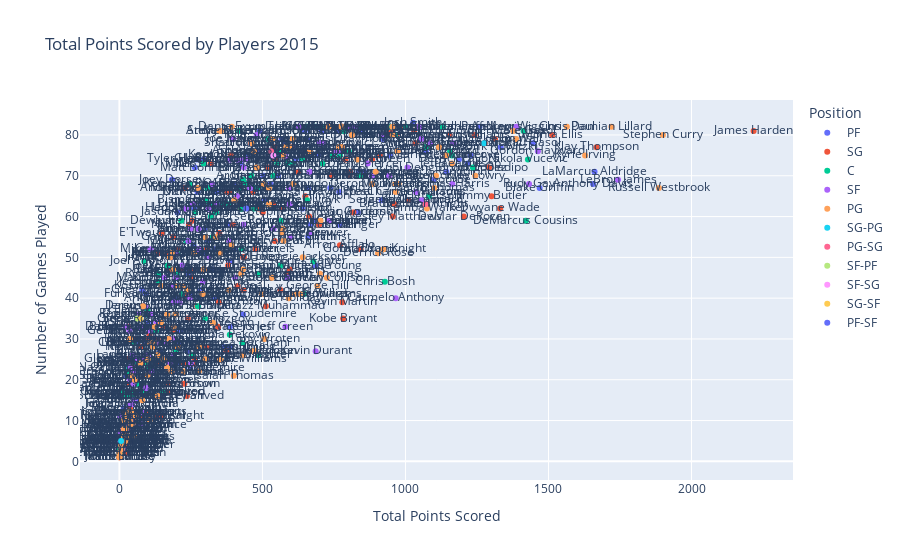

Notebook source saved alongside this figure:
### Code cell
# Try adding Player Names to plot
fig4 = px.scatter(_2015seasons_df, x="PTS", y="G", color='Pos', size_max=25, 
                    title="Total Points Scored by Players 2015", 
                    labels= {
                        "Pos" : "Position", "G" : "Number of Games Played", "PTS": "Total Points Scored"
                    }, text=_2015seasons_df["Player"])
fig4.show()

### Figure 1 — Plotly figure (JSON) as saved in the notebook; plotly's stock layout.template omitted (floating-point values rounded to 4 significant figures; data arrays with more than 128 entries replaced by an {"elided": "..."} marker saying what was removed)
{"data": [{"hovertemplate": "Position=PF<br>Total Points Scored=%{x}<br>Number of Games Played=%{y}<br>Player=%{text}<extra></extra>", "legendgroup": "PF", "marker": {"color": "#636efa", "symbol": "circle"}, "mode": "markers+text", "name": "PF", "orientation": "v", "showlegend": true, "text": {"elided": "143 str values"}, "type": "scatter", "x": {"elided": "143 int values"}, "xaxis": "x", "y": {"elided": "143 int values"}, "yaxis": "y"}, {"hovertemplate": "Position=SG<br>Total Points Scored=%{x}<br>Number of Games Played=%{y}<br>Player=%{text}<extra></extra>", "legendgroup": "SG", "marker": {"color": "#EF553B", "symbol": "circle"}, "mode": "markers+text", "name": "SG", "orientation": "v", "showlegend": true, "text": {"elided": "143 str values"}, "type": "scatter", "x": {"elided": "143 int values"}, "xaxis": "x", "y": {"elided": "143 int values"}, "yaxis": "y"}, {"hovertemplate": "Position=C<br>Total Points Scored=%{x}<br>Number of Games Played=%{y}<br>Player=%{text}<extra></extra>", "legendgroup": "C", "marker": {"color": "#00cc96", "symbol": "circle"}, "mode": "markers+text", "name": "C", "orientation": "v", "showlegend": true, "text": ["Steven Adams", "Alexis Ajinca", "Cole Aldrich", "Lavoy Allen", "Chris Andersen", "Joel Anthony", "Pero Antic", "Omer Asik", "Andrea Bargnani", "Earl Barron", "Aron Baynes", "Sim Bhullar", "Bismack Biyombo", "Tarik Black", "Tarik Black", "Tarik Black", "Andrew Bogut", "Chris Bosh", "Elton Brand", "Clint Capela", "Tyson Chandler", "DeMarcus Cousins", "Samuel Dalembert", "Dewayne Dedmon", "Gorgui Dieng", "Andre Drummond", "Tim Duncan", "Festus Ezeli", "Joel Freeland", "Marc Gasol", "Rudy Gobert", "Marcin Gortat", "Justin Hamilton", "Justin Hamilton", "Justin Hamilton", "Chuck Hayes", "Brendan Haywood", "John Henson", "Roy Hibbert", "J.J. Hickson", "Jordan Hill", "Ryan Hollins", "Al Horford", "Dwight Howard", "Bernard James", "Al Jefferson", "DeAndre Jordan", "Jerome Jordan", "Chris Kaman", "Enes Kanter", "Enes Kanter", "Enes Kanter", "Alex Kirk", "Kosta Koufos", "Ognjen Kuzmic", "Joffrey Lauvergne", "Alex Len", "Meyers Leonard", "Brook Lopez", "Robin Lopez", "Ian Mahinmi", "JaVale McGee", "JaVale McGee", "JaVale McGee", "Nazr Mohammed", "Timofey Mozgov", "Timofey Mozgov", "Timofey Mozgov", "Joakim Noah", "Nerlens Noel", "Lucas Nogueira", "Jusuf Nurkic", "Kelly Olynyk", "Arinze Onuaku", "Zaza Pachulia", "Nikola Pekovic", "Kendrick Perkins", "Kendrick Perkins", "Kendrick Perkins", "Mason Plumlee", "Miles Plumlee", "Miles Plumlee", "Miles Plumlee", "Miroslav Raduljica", "Robert Sacre", "Larry Sanders", "Kevin Seraphin", "Henry Sims", "Jason Smith", "Marreese Speights", "Tiago Splitter", "Greg Stiemsma", "Ronny Turiaf", "Jonas Valanciunas", "Anderson Varejao", "Nikola Vucevic", "Hassan Whiteside", "Jeff Withey", "Cody Zeller", "Tyler Zeller"], "type": "scatter", "x": [537, 443, 338, 315, 320, 87, 356, 557, 430, 32, 461, 2, 304, 379, 105, 274, 422, 928, 96, 32, 771, 1421, 128, 216, 710, 1130, 1070, 201, 169, 1413, 686, 1001, 219, 66, 153, 50, 35, 470, 802, 552, 841, 137, 1156, 646, 44, 1082, 946, 138, 638, 1163, 678, 485, 4, 419, 20, 93, 432, 327, 1236, 566, 265, 106, 88, 18, 27, 785, 299, 486, 485, 744, 6, 426, 656, 27, 606, 386, 246, 202, 44, 717, 294, 233, 61, 8, 307, 196, 520, 586, 656, 791, 428, 14, 0, 963, 255, 1428, 564, 98, 472, 833], "xaxis": "x", "y": [70, 68, 61, 63, 60, 49, 63, 76, 29, 16, 70, 3, 64, 63, 25, 38, 67, 44, 36, 12, 75, 59, 32, 59, 73, 82, 77, 46, 48, 81, 82, 82, 41, 24, 17, 29, 22, 67, 76, 73, 70, 46, 76, 41, 16, 65, 82, 44, 74, 75, 49, 26, 5, 81, 16, 24, 69, 55, 72, 59, 61, 23, 17, 6, 23, 81, 35, 46, 67, 75, 6, 62, 64, 6, 73, 31, 68, 51, 17, 82, 73, 54, 19, 5, 67, 27, 79, 73, 82, 76, 52, 17, 2, 80, 26, 74, 48, 37, 62, 82], "yaxis": "y"}, {"hovertemplate": "Position=SF<br>Total Points Scored=%{x}<br>Number of Games Played=%{y}<br>Player=%{text}<extra></extra>", "legendgroup": "SF", "marker": {"color": "#ab63fa", "symbol": "circle"}, "mode": "markers+text", "name": "SF", "orientation": "v", "showlegend": true, "text": ["Al-Farouq Aminu", "Kyle Anderson", "Carmelo Anthony", "Trevor Ariza", "Luke Babbitt", "Harrison Barnes", "Matt Barnes", "Nicolas Batum", "Bojan Bogdanovic", "Corey Brewer", "Corey Brewer", "Corey Brewer", "Chase Budinger", "Reggie Bullock", "Reggie Bullock", "Reggie Bullock", "Caron Butler", "Rasual Butler", "Bruno Caboclo", "DeMarre Carroll", "Omri Casspi", "Wilson Chandler", "Victor Claver", "Chris Copeland", "Robert Covington", "Jae Crowder", "Jae Crowder", "Jae Crowder", "Luigi Datome", "Luigi Datome", "Luigi Datome", "Austin Daye", "Austin Daye", "Austin Daye", "Luol Deng", "Mike Dunleavy", "Kevin Durant", "Cleanthony Early", "James Ennis", "Jeremy Evans", "Landry Fields", "Danilo Gallinari", "Francisco Garcia", "Rudy Gay", "Alonzo Gee", "Alonzo Gee", "Alonzo Gee", "Paul George", "Danny Granger", "Jerami Grant", "Jeff Green", "Jeff Green", "Jeff Green", "Jordan Hamilton", "Maurice Harkless", "Tobias Harris", "Gordon Hayward", "Xavier Henry", "Solomon Hill", "Robbie Hummel", "Andre Iguodala", "Joe Ingles", "LeBron James", "Richard Jefferson", "Chris Johnson", "Chris Johnson", "Chris Johnson", "Chris Johnson", "Wesley Johnson", "Dahntay Jones", "James Jones", "Perry Jones", "Michael Kidd-Gilchrist", "Andrei Kirilenko", "Kawhi Leonard", "Shawn Marion", "Cartier Martin", "Doug McDermott", "Khris Middleton", "Darius Miller", "Mike Miller", "Steve Novak", "Kostas Papanikolaou", "Chandler Parsons", "Paul Pierce", "Quincy Pondexter", "Otto Porter", "Tayshaun Prince", "Tayshaun Prince", "Tayshaun Prince", "Tayshaun Prince", "Glenn Robinson", "Terrence Ross", "Damjan Rudez", "John Salmons", "JaKarr Sampson", "Thabo Sefolosha", "Kyle Singler", "Kyle Singler", "Kyle Singler", "Tony Snell", "Jeffery Taylor", "Lance Thomas", "P.J. Tucker", "Hedo Turkoglu", "Henry Walker", "Gerald Wallace", "T.J. Warren", "Travis Wear", "Martell Webster", "Andrew Wiggins", "Reggie Williams", "Shawne Williams", "Shawne Williams", "Shawne Williams", "Dorell Wright"], "type": "scatter", "x": [412, 74, 966, 1048, 256, 827, 764, 664, 700, 917, 251, 666, 457, 69, 65, 4, 460, 580, 10, 883, 593, 1085, 24, 309, 943, 628, 89, 539, 105, 11, 94, 129, 103, 26, 1007, 595, 686, 210, 312, 90, 46, 734, 45, 1432, 241, 190, 51, 53, 188, 411, 1168, 580, 588, 38, 158, 1164, 1463, 20, 729, 198, 604, 396, 1743, 432, 166, 54, 81, 31, 753, 21, 250, 184, 598, 3, 1057, 276, 36, 109, 1055, 2, 109, 48, 182, 1037, 868, 404, 445, 434, 190, 76, 168, 44, 807, 323, 42, 386, 278, 480, 385, 95, 435, 127, 113, 713, 232, 175, 35, 245, 199, 106, 1387, 37, 341, 292, 49, 219], "xaxis": "x", "y": [74, 33, 40, 82, 63, 82, 76, 71, 78, 80, 24, 56, 67, 36, 25, 11, 78, 75, 8, 70, 67, 78, 10, 50, 70, 82, 25, 57, 21, 3, 18, 34, 26, 8, 72, 63, 27, 39, 62, 38, 26, 59, 14, 68, 54, 39, 15, 6, 30, 65, 78, 33, 45, 14, 45, 68, 76, 9, 82, 45, 77, 79, 69, 74, 29, 9, 12, 8, 76, 33, 57, 43, 55, 7, 64, 57, 23, 36, 79, 5, 52, 22, 43, 66, 73, 45, 74, 58, 26, 9, 23, 10, 82, 68, 21, 74, 52, 80, 54, 26, 72, 29, 22, 78, 62, 24, 32, 40, 51, 32, 82, 20, 63, 44, 19, 48], "yaxis": "y"}, {"hovertemplate": "Position=PG<br>Total Points Scored=%{x}<br>Number of Games Played=%{y}<br>Player=%{text}<extra></extra>", "legendgroup": "PG", "marker": {"color": "#FFA15A", "symbol": "circle"}, "mode": "markers+text", "name": "PG", "orientation": "v", "showlegend": true, "text": {"elided": "141 str values"}, "type": "scatter", "x": {"elided": "141 int values"}, "xaxis": "x", "y": {"elided": "141 int values"}, "yaxis": "y"}, {"hovertemplate": "Position=SG-PG<br>Total Points Scored=%{x}<br>Number of Games Played=%{y}<br>Player=%{text}<extra></extra>", "legendgroup": "SG-PG", "marker": {"color": "#19d3f3", "symbol": "circle"}, "mode": "markers+text", "name": "SG-PG", "orientation": "v", "showlegend": true, "text": ["Goran Dragic", "Toure' Murry"], "type": "scatter", "x": [1275, 6], "xaxis": "x", "y": [78, 5], "yaxis": "y"}, {"hovertemplate": "Position=PG-SG<br>Total Points Scored=%{x}<br>Number of Games Played=%{y}<br>Player=%{text}<extra></extra>", "legendgroup": "PG-SG", "marker": {"color": "#FF6692", "symbol": "circle"}, "mode": "markers+text", "name": "PG-SG", "orientation": "v", "showlegend": true, "text": ["Brandon Knight", "Austin Rivers"], "type": "scatter", "x": [1070, 530], "xaxis": "x", "y": [63, 76], "yaxis": "y"}, {"hovertemplate": "Position=SF-PF<br>Total Points Scored=%{x}<br>Number of Games Played=%{y}<br>Player=%{text}<extra></extra>", "legendgroup": "SF-PF", "marker": {"color": "#B6E880", "symbol": "circle"}, "mode": "markers+text", "name": "SF-PF", "orientation": "v", "showlegend": true, "text": ["Steve Novak"], "type": "scatter", "x": [63], "xaxis": "x", "y": [35], "yaxis": "y"}, {"hovertemplate": "Position=SF-SG<br>Total Points Scored=%{x}<br>Number of Games Played=%{y}<br>Player=%{text}<extra></extra>", "legendgroup": "SF-SG", "marker": {"color": "#FF97FF", "symbol": "circle"}, "mode": "markers+text", "name": "SF-SG", "orientation": "v", "showlegend": true, "text": ["Quincy Pondexter"], "type": "scatter", "x": [538], "xaxis": "x", "y": [75], "yaxis": "y"}, {"hovertemplate": "Position=SG-SF<br>Total Points Scored=%{x}<br>Number of Games Played=%{y}<br>Player=%{text}<extra></extra>", "legendgroup": "SG-SF", "marker": {"color": "#FECB52", "symbol": "circle"}, "mode": "markers+text", "name": "SG-SF", "orientation": "v", "showlegend": true, "text": ["Glenn Robinson"], "type": "scatter", "x": [73], "xaxis": "x", "y": [35], "yaxis": "y"}, {"hovertemplate": "Position=PF-SF<br>Total Points Scored=%{x}<br>Number of Games Played=%{y}<br>Player=%{text}<extra></extra>", "legendgroup": "PF-SF", "marker": {"color": "#636efa", "symbol": "circle"}, "mode": "markers+text", "name": "PF-SF", "orientation": "v", "showlegend": true, "text": ["Lance Thomas"], "type": "scatter", "x": [443], "xaxis": "x", "y": [62], "yaxis": "y"}], "layout": {"legend": {"title": {"text": "Position"}, "tracegroupgap": 0}, "title": {"text": "Total Points Scored by Players 2015"}, "xaxis": {"anchor": "y", "domain": [0, 1], "title": {"text": "Total Points Scored"}}, "yaxis": {"anchor": "x", "domain": [0, 1], "title": {"text": "Number of Games Played"}}}}
